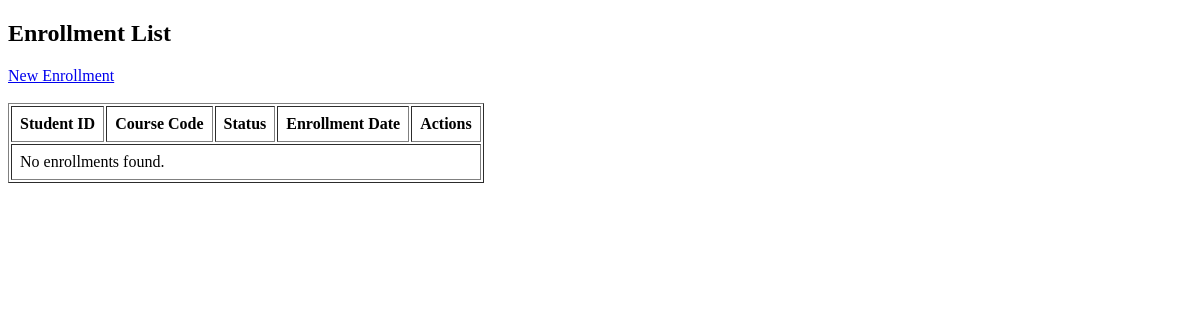
The app's page /enrollments/ (signed in), older data.
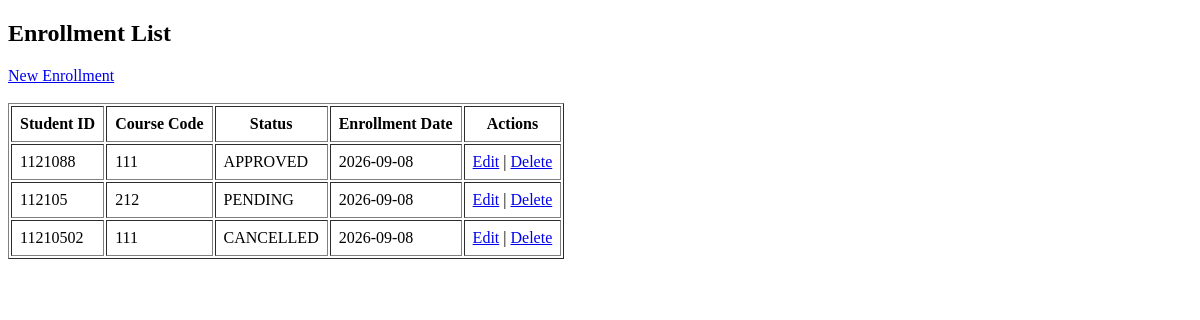
The same page, newer data.
### enrollments/models.py (models this page shows, shortened)
class Enrollment(models.Model):
    STATUS_CHOICES = (
        ('PENDING', 'Pending'),
        ('APPROVED', 'Approved'),
        ('CANCELLED', 'Cancelled'),
    )
    student = models.ForeignKey(Student, on_delete=models.CASCADE, related_name='enrollments')
    course = models.ForeignKey(Course, on_delete=models.CASCADE, related_name='enrollments')
    enrollment_date = models.DateTimeField(auto_now_add=True)
    status = models.CharField(max_length=10, choices=STATUS_CHOICES, default='APPROVED')
    class Meta:
        unique_together = ('student', 'course') # একজন শিক্ষার্থী একই কোর্সে একাধিকবার এনরোলমেন্ট করতে পারবে না

### students/models.py (models this page shows)
class Student(models.Model):
    name = models.CharField(max_length=100)
    student_id = models.CharField(max_length=20, unique=True)
    email = models.EmailField(unique=True)
    phone = models.CharField(max_length=15)
    date_of_birth = models.DateField()
    address = models.TextField()
    profile_picture = models.ImageField(upload_to='students/', blank=True, null=True)
    department = models.ForeignKey(
        Department,
        on_delete=models.CASCADE,
        related_name='students'
    )

### courses/models.py (models this page shows, shortened)
class Course(models.Model):
    title = models.CharField(max_length=200, verbose_name="Course Title")
    code = models.CharField(max_length=20, unique=True, verbose_name="Course Code")
    description = models.TextField(blank=True, null=True)
    credit_hours = models.PositiveIntegerField(default=3)
    course_fee = models.DecimalField(max_digits=10, decimal_places=2, default=0.00)
    is_active = models.BooleanField(default=True)
    created_at = models.DateTimeField(auto_now_add=True)

### enrollments/views.py (the view)
# urls.py: path('', views.enrollment_list, name='enrollment_list'),
@login_required
def enrollment_list(request):
    enrollments = Enrollment.objects.select_related('student', 'course').all()
    return render(request, 'enrollments/enrollment_list.html', {'enrollments': enrollments})

### enrollments/templates/enrollments/enrollment_list.html (shortened to what this page needs)
<!DOCTYPE html>
<html>
<head>
</head>
<body>
    <h2>Enrollment List</h2>
    <a href="{% url 'enrollments:enrollment_create' %}">New Enrollment</a>
    <br><br>
    <table border="1" cellpadding="8">
        <thead>
            <tr>
                <th>Student ID</th>
                <th>Course Code</th>
                <th>Status</th>
                <th>Enrollment Date</th>
                <th>Actions</th>
            </tr>
        </thead>
        <tbody>
            {% for item in enrollments %}
            <tr>
                <td>{{ item.student.student_id }}</td>
                <td>{{ item.course.code }}</td>
                <td>{{ item.status }}</td>
                <td>{{ item.enrollment_date|date:"Y-m-d" }}</td>
                <td>
                    <a href="{% url 'enrollments:enrollment_update' item.pk %}">Edit</a> |
                    <a href="{% url 'enrollments:enrollment_delete' item.pk %}">Delete</a>
                </td>
            </tr>
            {% empty %}
            <tr>
                <td colspan="5">No enrollments found.</td>
            </tr>
            {% endfor %}
        </tbody>
    </table>
</body>
</html>

Row changes from the older to the newer data that the page shows:
added Enrollment: student.student_id "1121088", course.code "111", status "APPROVED", enrollment_date "2026-09-08"
added Enrollment: student.student_id "112105", course.code "212", status "PENDING", enrollment_date "2026-09-08"
added Enrollment: student.student_id "11210502", course.code "111", status "CANCELLED", enrollment_date "2026-09-08"
Text that changed along with them:
text no longer shown: "No enrollments found."
